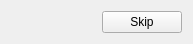
<?xml version="1.0" encoding="UTF-8"?>
<ui version="4.0">
 <class>skipButton</class>
 <widget class="QWidget" name="skipButton">
  <property name="geometry">
   <rect>
    <x>0</x>
    <y>0</y>
    <width>193</width>
    <height>15</height>
   </rect>
  </property>
  <layout class="QHBoxLayout" name="layout">
   <item>
    <spacer name="horizontalSpacer">
     <property name="orientation">
      <enum>Qt::Horizontal</enum>
     </property>
     <property name="sizeHint" stdset="0">
      <size>
       <width>40</width>
       <height>15</height>
      </size>
     </property>
    </spacer>
   </item>
   <item>
    <widget class="QPushButton" name="pushButton">
     <property name="text">
      <string>Skip</string>
     </property>
    </widget>
   </item>
  </layout>
 </widget>
 <resources/>
 <connections/>
</ui>
